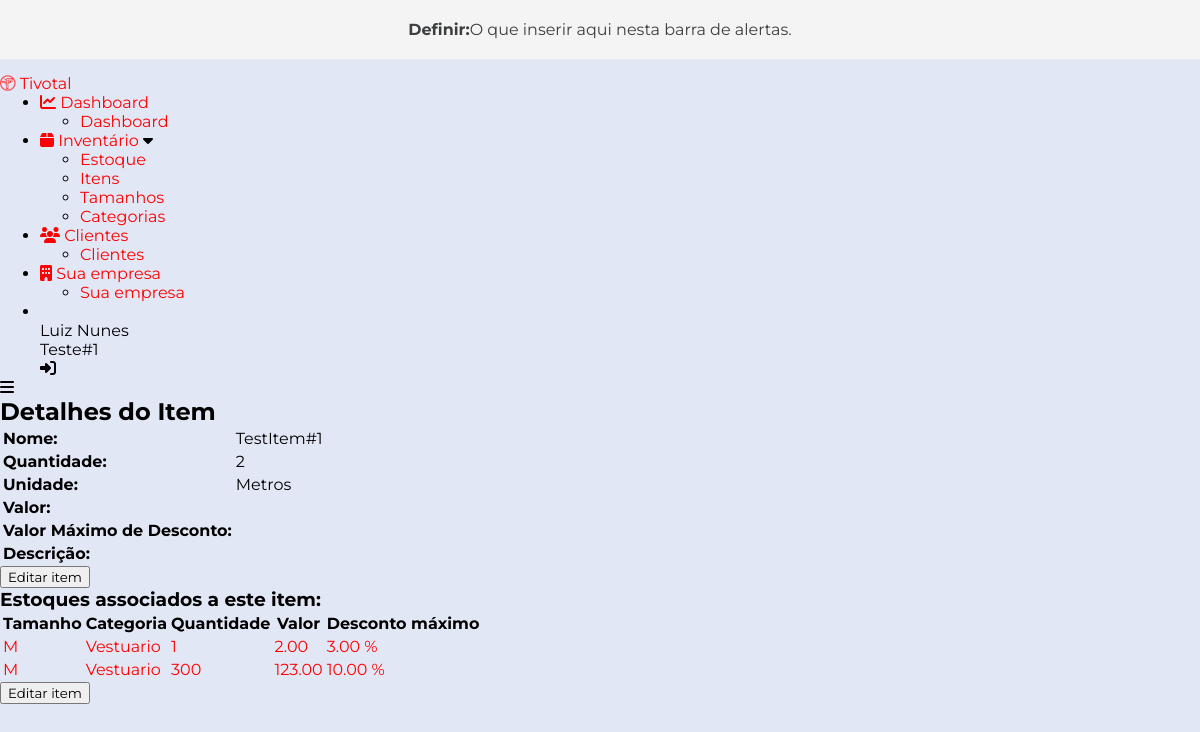
/items/detail_item/1/ (signed in), run on the app's committed database.
### accounts/models.py (models this page shows, shortened)
class User(AbstractBaseUser):
    email = models.EmailField(max_length=255, unique=True)
    full_name = models.CharField(max_length=255, blank=True)
    active = models.BooleanField(default=True)
    staff = models.BooleanField(default=False)
    admin = models.BooleanField(default=False)
    timestamp = models.DateTimeField(auto_now_add=True)
    seller = models.BooleanField(default=True)
    manager = models.BooleanField(default=False)
    company = models.ForeignKey(Company, null=True, blank=True, on_delete=models.CASCADE)
    USERNAME_FIELD = 'email'
    REQUIRED_FIELDS = ['full_name']
    objects = UserManager()
    def get_split_name(self): # Return the firstname of the user
        split_name = self.full_name.split(' ')
        return split_name
    @property
    def is_active(self):
        return self.active

### companies/models.py (models this page shows)
class Company(models.Model):
    company_name = models.CharField(max_length=255)
    cnpj = CNPJField(masked=False)
    address = models.CharField(max_length=255)
    cep = BRPostalCodeField(null=True, blank=True)
    city = models.CharField(max_length=255)
    neighborhood = models.CharField(max_length=255)
    logo = models.ImageField(upload_to='user_files', null=True, blank=True)
    bio = models.TextField(null=True, blank=True)
    def __str__(self):
        return self.company_name

### items/models.py (models this page shows, shortened)
class Item(models.Model):
    UNITS = (
        ('Unidade', 'Unidade'),
        ('Metros', 'Metros'),
        ('Quilos', 'Quilos'),
        ('Litros', 'Litros'),
        ('NA', 'NA'),
    )
    name = models.CharField(max_length=255)
    unity = models.CharField(max_length=10, choices=UNITS, default='NA')
    description = models.TextField(null=True, blank=True)
    user = models.ForeignKey(User, on_delete=models.SET_NULL, null=True, blank=True)

class Stock(models.Model):
    item = models.ForeignKey(Item, on_delete=models.CASCADE)
    size = models.ForeignKey(Size, on_delete=models.CASCADE)
    category = models.ForeignKey(Category, on_delete=models.CASCADE)
    user = models.ForeignKey(User, on_delete=models.SET_NULL, null=True, blank=True)
    quantity = models.PositiveIntegerField(null=True, blank=True)
    price = models.DecimalField(max_digits=10, decimal_places=2, null=True, blank=True, validators=[MinValueValidator(Decimal('0.01'))])
    max_discount = models.DecimalField(max_digits=10, decimal_places=2, null=True, blank=True, validators=[MinValueValidator(Decimal('0.01')), MaxValueValidator(Decimal('100'))])

class Size(models.Model):
    size = models.CharField(max_length=50)
    user = models.ForeignKey(User, on_delete=models.SET_NULL, null=True, blank=True)

class Category(models.Model):
    category = models.CharField(max_length=255)
    user = models.ForeignKey(User, on_delete=models.SET_NULL, null=True, blank=True)

### items/views.py (the view)
# urls.py: path('detail_item/<int:item_id>/', views.detail_item, name='detail_item'),
@login_required
def detail_item(request, item_id):
    item = get_object_or_404(Item, pk=item_id)
    return render(request, 'detail_item.html', {'item': item})

### items/templates/detail_item.html (shortened to what this page needs)
<!DOCTYPE html>
{% extends "base.html" %}
{% block main %}
    <h2>Detalhes do Item</h2>
    <table>
        <tr>
            <td><strong>Nome:</strong></td>
            <td>{{ item.name }}</td>
        </tr>
        <tr>
            <td><strong>Quantidade:</strong></td>
            <td>{{ item.stock_set.all.count }}</td>
        </tr>
        <tr>
            <td><strong>Unidade:</strong></td>
            <td>{{ item.unity }}</td>
        </tr>
        <tr>
            <td><strong>Valor:</strong></td>
            <td>{{ item.value }}</td>
        </tr>
        <tr>
            <td><strong>Valor Máximo de Desconto:</strong></td>
            <td>{{ item.max_discount }}</td>
        </tr>
        <tr>
            <td><strong>Descrição:</strong></td>
            <td>{{ item.description }}</td>
        </tr>
    </table>
    <a href="{% url 'edit_item' item.id %}">
        <button class="btn btn-primary" id="btn-bg-blue-1">Editar item</button>
    </a>
    <h3>Estoques associados a este item:</h3>
    <table class="table table-striped">
        <thead>
            <tr>
                <th>Tamanho</th>
                <th>Categoria</th>
                <th>Quantidade</th>
                <th>Valor</th>
                <th>Desconto máximo</th>
            </tr>
        </thead>
        {% for stock in item.stock_set.all %}
            <tr>
                <td>
                    <a href="{% url 'edit_stock' stock.id %}"> {{ stock.size.size }}</a>
                </td>
                <td>
                    <a href="{% url 'edit_stock' stock.id %}"> {{ stock.category.category }}</a>
                </td>
                <td>
                    <a href="{% url 'edit_stock' stock.id %}">{{ stock.quantity }}</a>
                </td>
                <td>
                    <a href="{% url 'edit_stock' stock.id %}">{{ stock.price }}</a>
                </td>
                <td>
                    <a href="{% url 'edit_stock' stock.id %}">{{ stock.max_discount }} %</a>
                </td>
            </tr>
        {% endfor %}
    </table>
    <a href="{% url 'edit_item' item.id %}">
        <button class="btn btn-primary" id="btn-bg-blue-1">Editar item</button>
    </a>
{% endblock %}

### templates/base.html (shortened to what this page needs)
<!DOCTYPE html>
{% load static %}
<html lang="en">
<head>
  <link
    rel="stylesheet"
    href="https://cdnjs.cloudflare.com/ajax/libs/font-awesome/6.2.1/css/all.min.css"
  />
  <link rel="stylesheet" href="{% static 'css/style.css' %}">
</head>
<body>
<div class="alertbar">
  <b>Definir: </b> O que inserir aqui nesta barra de alertas.
</div>
    <div class="container">
      <div class="sidebar close">
        <div class="logo">
          <a href="{% url 'list_clients' %}"><i class="fab fa-trade-federation"></i></a>
          <a href="{% url 'list_clients' %}"><span class="logo-name">Tivotal</span></a>
        </div>
        <ul class="nav-list">
          <li>
            <a href="#">
              <i class="fa-solid fa-chart-line"></i>
              <span class="link-name">Dashboard</span>
            </a>
            <ul class="sub-menu blank">
              <li><a href="#" class="link-name">Dashboard</a></li>
            </ul>
          </li>
          <li>
            <div class="icon-link">
              <a href="#">
                <i class="fa-solid fa-box"></i>
                <span class="link-name">Inventário</span>
              </a>
              <i class="fas fa-caret-down arrow"></i>
            </div>
            <ul class="sub-menu">
              <li><a href="{% url 'list_stock' %}">Estoque</a></li>
              <li><a href="{% url 'list_items' %}" class="link-name">Itens</a></li>
              <li><a href="{% url 'list_sizes' %}">Tamanhos</a></li>
              <li><a href="{% url 'list_categories' %}">Categorias</a></li>
            </ul>
          </li>
          <li>
            <a href="#">
              <i class="fa-solid fa-users"></i>
              <span class="link-name">Clientes</span>
            </a>
            <ul class="sub-menu blank">
              <li><a href="#" class="link-name">Clientes</a></li>
            </ul>
          </li>
          <li>
            <a href="{% url 'detail_company' user.company.id %}">
              <i class="fa-solid fa-building"></i>
              <span class="link-name">Sua empresa</span>
            </a>
            <ul class="sub-menu blank">
              <li><a href="{% url 'detail_company' user.company.id %}" class="link-name">Sua empresa</a></li>
            </ul>
          </li>
          <li>
            <div class="profile-details">
              <div class="profile-content">
              </div>
              <div class="name-job">
                <div class="name">{{ user.get_split_name|first|title }} {{ user.get_split_name|last|title }}</div>
                <div class="job">{{ user.company }}</div>
              </div>
              <i class="fas fa-right-to-bracket"></i>
            </div>
          </li>
        </ul>
      </div>
      <div class="home-section">
        <div class="home-content">
          <i class="fas fa-bars"></i>
          {% block main %}
          {% endblock %}
        </div>
      </div>
    </div>
</body>
</html>

### staticfiles/css/style.css (style rules this page uses)
* { margin: 0; font-family:'Montserrat', sans-serif; }
:root { --body-color: #E2E7F6; --primary-color: #0F71F2; --primary: #0F71F2; --warning: #F2B544; --toggle-color: #aaa; --text-color: #707070; --tran-03: all 0.2s ease; --tran-03: all 0.3s ease; --tran-04: all 0.3s ease; --tran-05: all 0.3s ease; }
a { color: red; text-decoration: none; }
body { background-color: var(--body-color); }
.alertbar { padding: 20px; background-color: #F4F4F4; color: #3c3e40; margin-bottom: 15px; align-items: center; justify-content: center; display:flex; text-align: center; }

### data on the page
User: get_split_name|first "Luiz", get_split_name|last "Nunes", company "Teste#1"
Item: name "TestItem#1", stock_set.all.count "2", unity "Metros"
Stock: size.size "M", category.category "Vestuario", quantity "1", price "2.00", max_discount "3.00"
Stock: size.size "M", category.category "Vestuario", quantity "300", price "123.00", max_discount "10.00"
